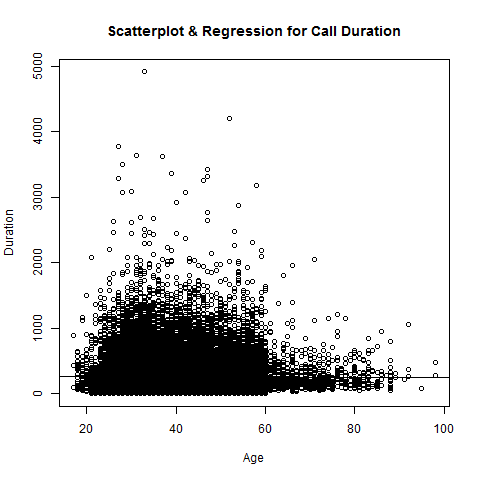

R code for this plot:
file <- "bank.csv"
data <- read.csv(file, header=TRUE, sep=";")
data <- data[(data$Previous_Outcome == "success") | (data$Previous_Outcome == "nonexistent"),]
data <- data[(data$Duration != "0"),]
age = data$Age
duration <- data$Duration
png(filename = "RegressionDuration.png", width=480, height=480, units="px")
plot(duration~age, main="Scatterplot & Regression for Call Duration", xlab="Age", ylab="Duration")
abline(lm(duration~age))
dev.off()